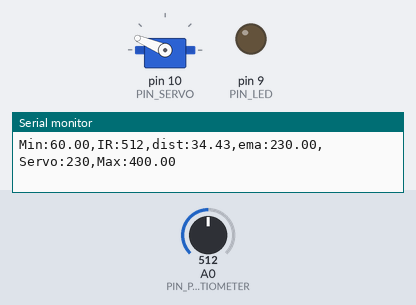
A sketch run on a simulated Arduino Uno, built with avr-gcc and run on an emulated ATmega328P. Parts: servo, output pins drawn as LEDs (lit = HIGH), the last lines printed to the serial monitor. The inputs (shaded band) are chosen by the test bench; at power-on: A0 (PIN_POTENTIOMETER) = 512.

Above: at 1.2 s.
1.3 s: A0 (PIN_POTENTIOMETER) set to 563
At 2.4 s:
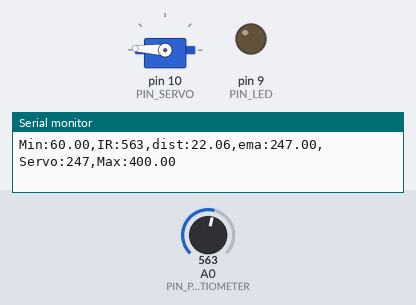
2.8 s: A0 (PIN_POTENTIOMETER) set to 716
At 3.1 s:
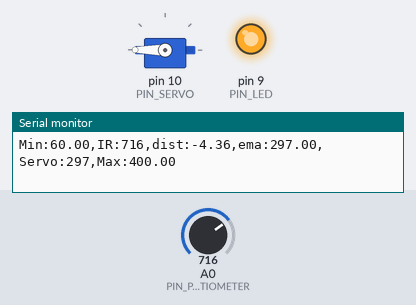
4.3 s: A0 (PIN_POTENTIOMETER) set to 543
At 5.0 s:
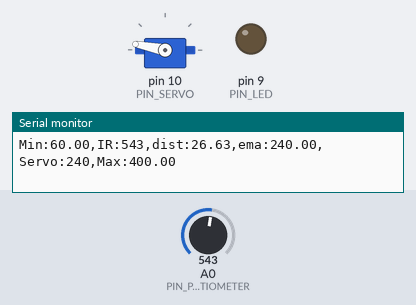
5.9 s: A0 (PIN_POTENTIOMETER) set to 390
At 7.2 s:
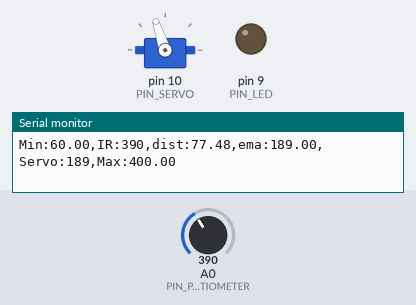
7.5 s: A0 (PIN_POTENTIOMETER) set to 306
At 8.7 s:
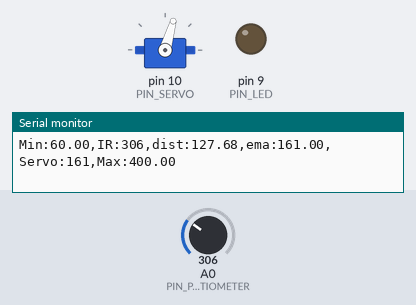
9.1 s: A0 (PIN_POTENTIOMETER) set to 900
At 10.3 s:
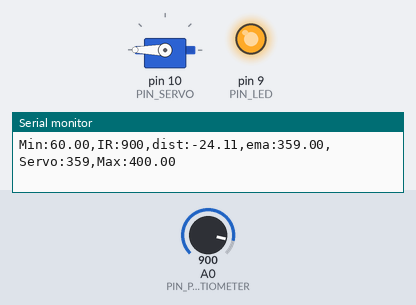
Timing chart, 0 to 11.6 s (numbered marks = the images above; inputs shaded):
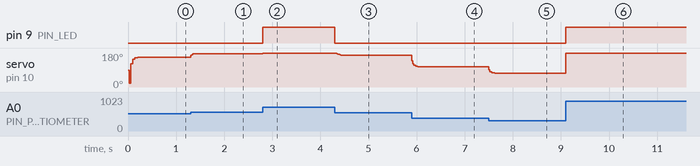

Measured:
- after the input at 1.3 s, servo on pin 10 (PIN_SERVO): 157° → 177° at once
- after the input at 2.8 s, pin 9 (PIN_LED): LOW → HIGH at once; servo on pin 10 (PIN_SERVO): 177° → 180° at once
- after the input at 4.3 s, pin 9 (PIN_LED): HIGH → LOW at once; servo on pin 10 (PIN_SERVO): 180° → 169° at once
- after the input at 5.9 s, servo on pin 10 (PIN_SERVO): 169° → 108° at once
- after the input at 7.5 s, servo on pin 10 (PIN_SERVO): 108° → 74° at once
- after the input at 9.1 s, pin 9 (PIN_LED): LOW → HIGH at once; servo on pin 10 (PIN_SERVO): 74° → 180° at once

The sketch:

17_example_2.ino
```cpp
#include <Servo.h>

// Arduino pin assignment
#define PIN_LED   9   // LED active-low
#define PIN_POTENTIOMETER 0
#define PIN_SERVO 10

// configurable parameters for sonar
#define SND_VEL 346.0     // sound velocity at 24 celsius degree (unit: m/sec)
#define INTERVAL 20      // sampling interval (unit: msec)
#define PULSE_DURATION 10 // ultra-sound Pulse Duration (unit: usec)
#define _DIST_MIN 60.0   // minimum distance to be measured (unit: mm)
#define _DIST_MAX 400.0   // maximum distance to be measured (unit: mm)

#define TIMEOUT ((INTERVAL / 2) * 1000.0) // maximum echo waiting time (unit: usec)
#define SCALE (0.001 * 0.5 * SND_VEL) // coefficent to convert duration to distance

#define _EMA_ALPHA 0.5    // EMA weight of new sample (range: 0 to 1)
                          // Setting EMA to 1 effectively disables EMA filter.

// Target Distance
#define _TARGET_LOW  100.0
#define _TARGET_HIGH 250.0

// duty duration for myservo.writeMicroseconds()
// NEEDS TUNING (servo by servo)

#define _DUTY_MIN 553  // servo full clock-wise position (0 degree)
#define _DUTY_NEU 1476 // servo neutral position (90 degree)
#define _DUTY_MAX 2399 // servo full counter-clockwise position (180 degree)

// global variables
float  dist_ema, dist_prev = _DIST_MAX; // unit: mm
unsigned long last_sampling_time; // unit: ms

Servo myservo;

void setup() {
  // initialize GPIO pins
  pinMode(PIN_LED, OUTPUT);

  myservo.attach(PIN_SERVO);
  myservo.writeMicroseconds(_DUTY_NEU);

  // initialize USS related variables
  dist_prev = _DIST_MIN; // raw distance output from USS (unit: mm)
  // initialize serial port
  Serial.begin(1000000);
}

void loop() {
  float  dist_raw, dist;
  int a_value, duty;

  // wait until next sampling time.
  if (millis() < (last_sampling_time + INTERVAL))
    return;

  a_value = analogRead(PIN_POTENTIOMETER);
  duty = (a_value / 1023.0) * (_DIST_MAX - _DIST_MIN) + _DIST_MIN;
  dist = (6762.0/(a_value-9)-4.0)*10.0 - 60.0;

  dist_raw = duty;

  if (dist_raw < _DIST_MIN) {
    dist_raw = dist_prev;           // cut lower than minimum
    digitalWrite(PIN_LED, 1);       // LED OFF
  } else if (dist_raw > _DIST_MAX) {
    dist_raw = dist_prev;           // Cut higher than maximum
    digitalWrite(PIN_LED, 1);       // LED OFF
  } else if (100.0 < dist_raw && dist_raw < 250.0) {    // In desired Range
    digitalWrite(PIN_LED, 0);       // LED ON
    dist_prev = dist_raw;
  } else {
    digitalWrite(PIN_LED, 1);
    dist_prev = dist_raw;
  }

  // Apply ema filter here
  dist_ema = _EMA_ALPHA * dist_raw + (1 - _EMA_ALPHA) * dist_ema;

  // adjust servo position according to the USS read value

  // add your code here!
  if (dist_ema <= 100.0) {
    myservo.writeMicroseconds(_DUTY_MIN);
  }
  else if (100.0 < dist_ema && dist_ema < 250.0) {
    myservo.writeMicroseconds(_DUTY_MIN + 1856 * (dist_ema - 100) / 150);
  }
  if (250.0 <= dist_ema) {
    myservo.writeMicroseconds(_DUTY_MAX);
  }
  // Use _TARGET_LOW, _TARGTE_HIGH

  // output the distance to the serial port
  Serial.print("Min:");    Serial.print(_DIST_MIN);
  Serial.print(",IR:");   Serial.print(a_value);
  Serial.print(",dist:");  Serial.print(dist);
  Serial.print(",ema:");   Serial.print(dist_ema);
  Serial.print(",Servo:"); Serial.print(duty);
  Serial.print(",Max:");   Serial.print(_DIST_MAX);
  Serial.println("");

  // update last sampling time
  last_sampling_time += INTERVAL;
}

// get a distance reading from USS. return value is in millimeter.
```
